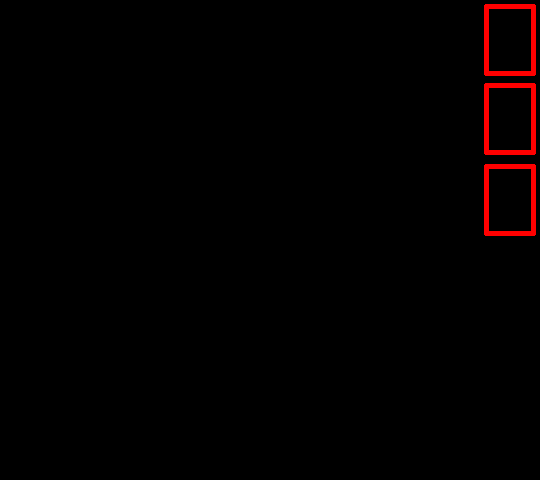

Rendered tile map (Tiled .tmx) drawn with the repository's tilesets; below, a short description and the full map source, tile grids included:
An orthogonal 9x6 tile map with 60x80 px tiles, 1 tile layer (Border).

<map version="1.0" tiledversion="1.1.6" orientation="orthogonal" renderorder="right-down" width="9" height="6" tilewidth="60" tileheight="80" infinite="0" nextobjectid="1">
 <tileset firstgid="1" source="expr.tsx" />
 <layer name="Border" width="9" height="6">
  <data encoding="csv">
7,7,7,7,7,7,7,7,9,
1,1,1,1,1,1,1,1,3,
4,4,4,5,5,5,5,5,6,
0,0,5,5,5,5,5,5,0,
1,2,2,2,2,2,2,1,1,
5,5,5,5,5,5,5,5,5
</data>
 </layer>
</map>
